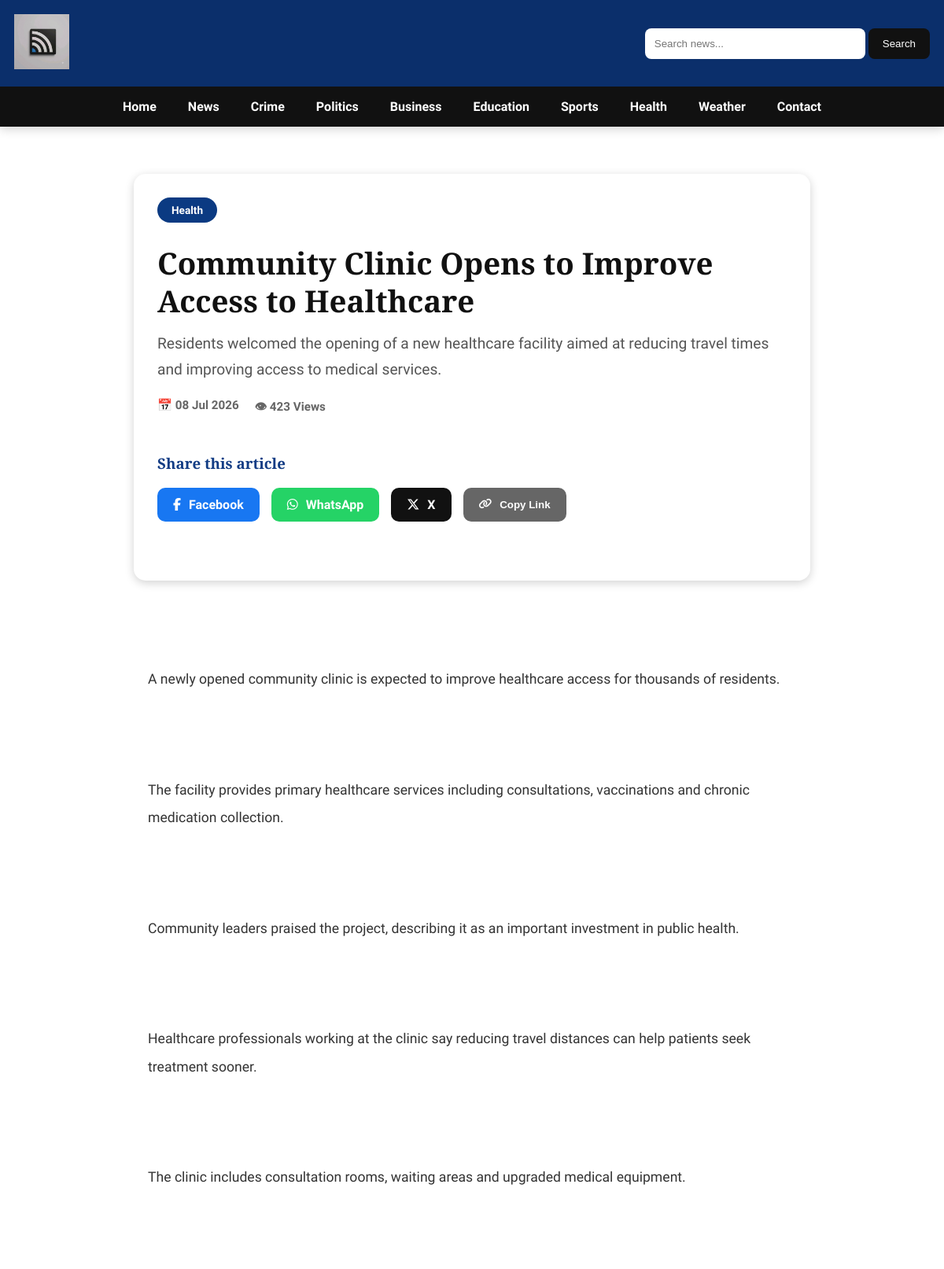
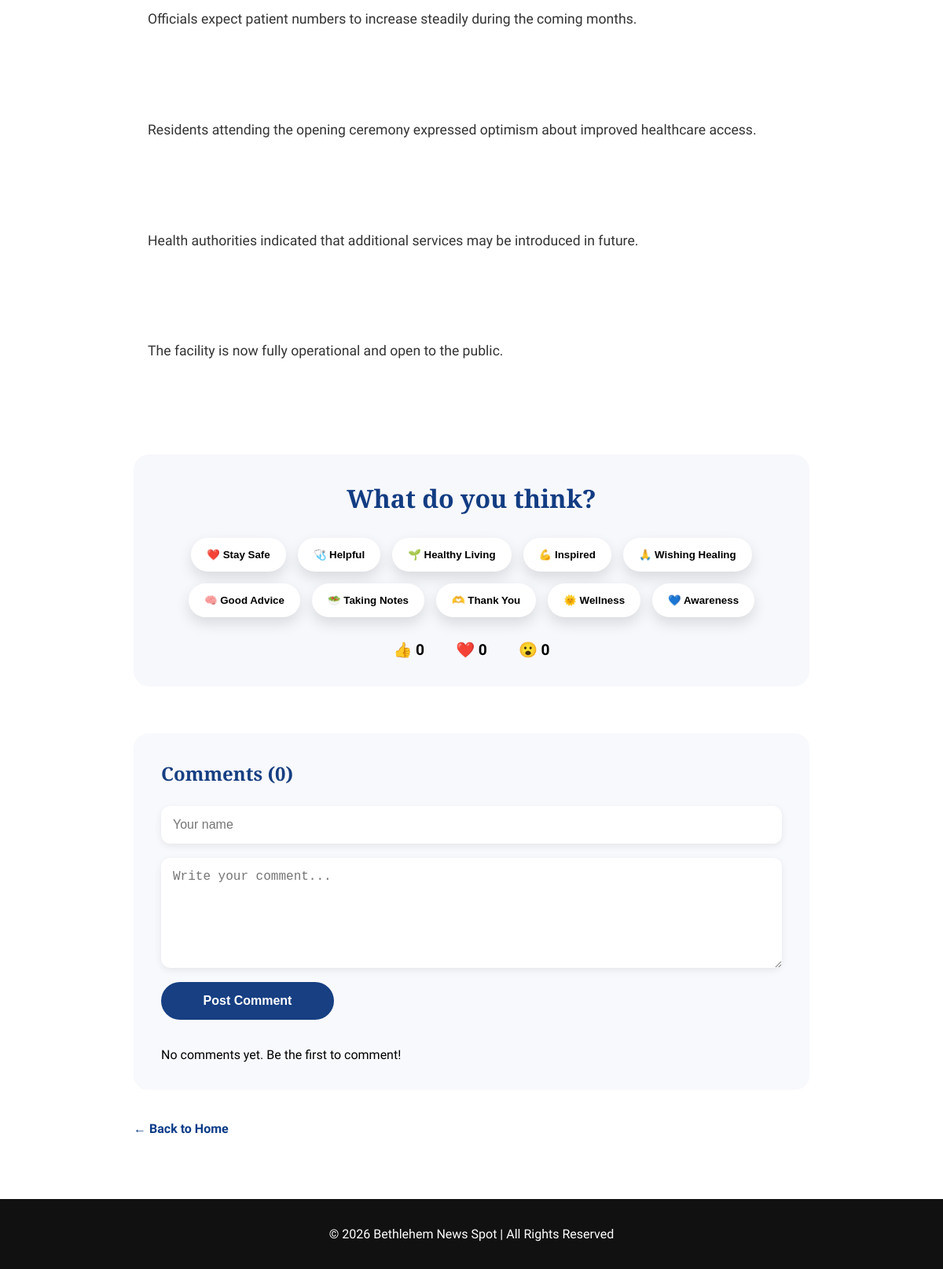
Page /article/4 on the earlier database version (2 pictures, top to bottom).
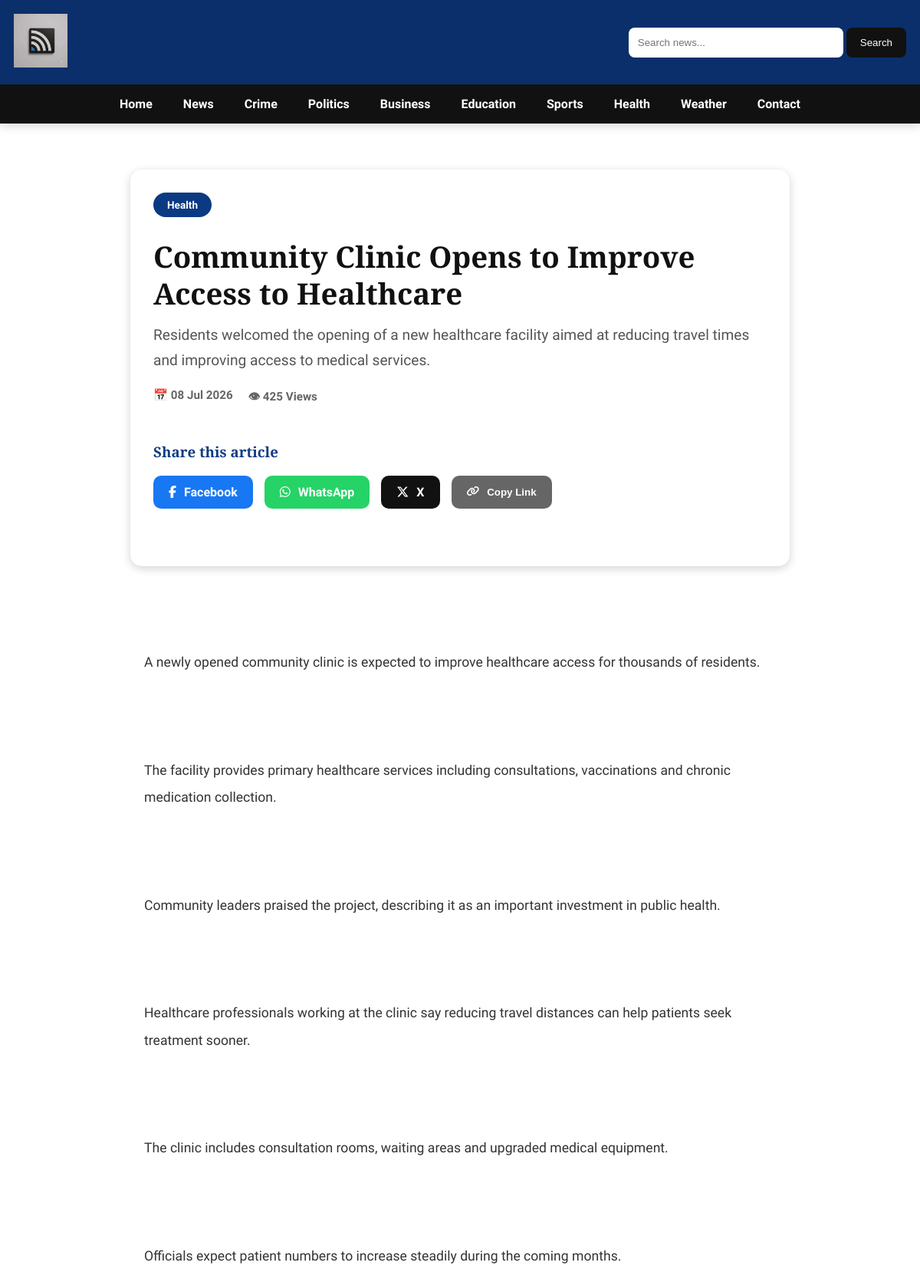
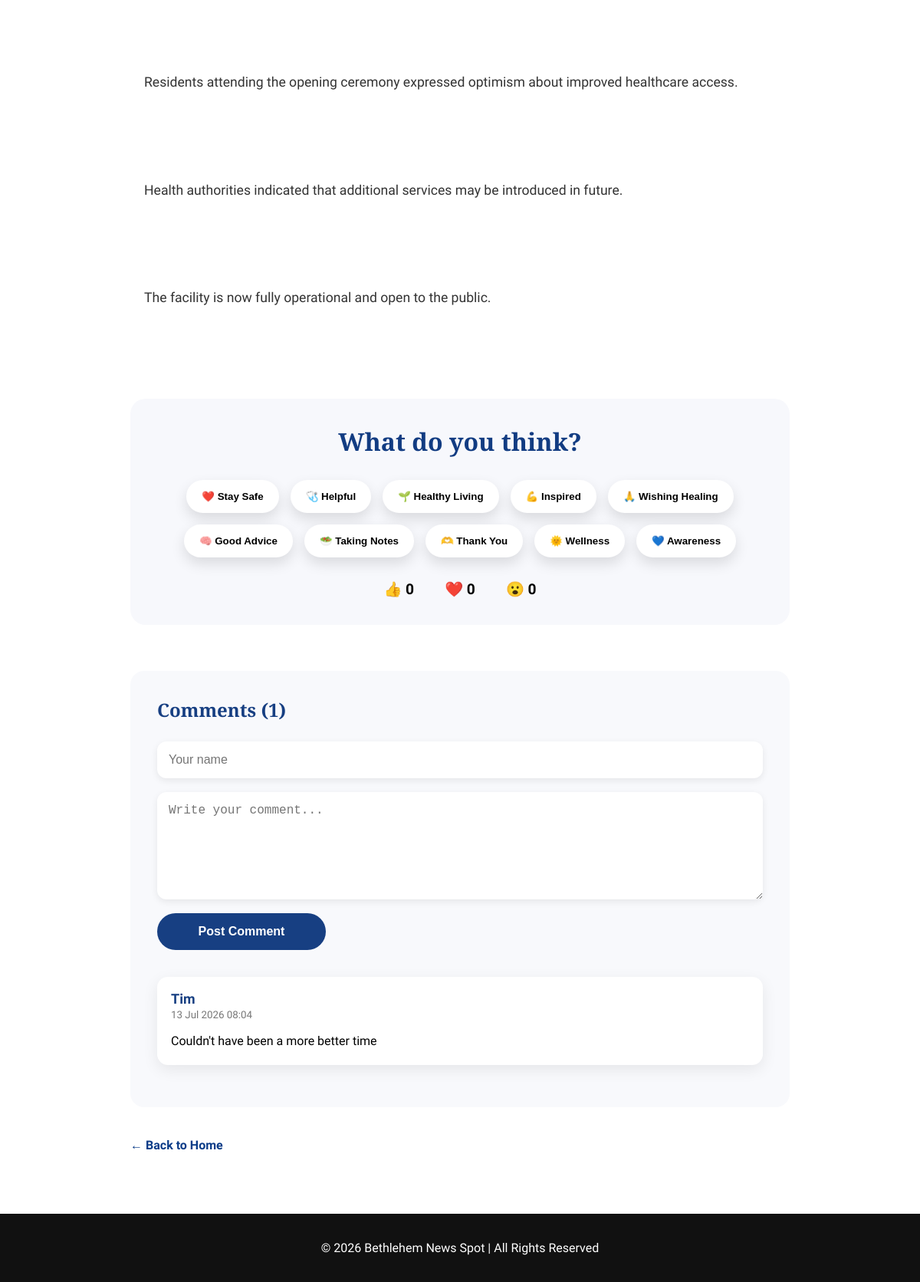
Same page on the later database version (2 pictures, top to bottom).
### models/article.py (models this page shows)
class Article(db.Model):
    __tablename__ = "articles"
    id = db.Column(db.Integer, primary_key=True)
    title = db.Column(db.String(200), nullable=False)
    summary = db.Column(db.String(500), nullable=False)
    content = db.Column(db.Text, nullable=False)
    category = db.Column(db.String(100), nullable=False)
    author = db.Column(db.String(100), nullable=False)
    image = db.Column(db.String(255))
    published = db.Column(
    db.Boolean,
    default=False
)
    breaking = db.Column(db.Boolean, default=False)
    featured = db.Column(db.Boolean, default=False)
    views = db.Column(db.Integer, default=0)
    likes = db.Column(db.Integer, default=0)
    loves = db.Column(db.Integer, default=0)
    wows = db.Column(db.Integer, default=0)
    created_at = db.Column(db.DateTime, default=datetime.utcnow)

### models/comment.py (models this page shows)
class Comment(db.Model):
    __tablename__ = "comments"
    id = db.Column(
        db.Integer,
        primary_key=True
    )
    article_id = db.Column(
        db.Integer,
        db.ForeignKey("articles.id"),
        nullable=False
    )
    name = db.Column(
        db.String(100),
        nullable=False
    )
    content = db.Column(
        db.Text,
        nullable=False
    )
    created_at = db.Column(
        db.DateTime,
        default=datetime.utcnow
    )
    article = db.relationship(
        "Article",
        backref=db.backref(
            "comments",
            lazy=True,
            cascade="all, delete-orphan"
        )
    )

### routes/articles.py (the view)
@articles_bp.route("/article/<int:article_id>")
def article(article_id):
    article = get_article_by_id(article_id)
    if article is None:
        abort(404)
    increase_views(article)
    related_articles = get_related_articles(article)
    comments = get_comments_for_article(article.id)
    reactions = get_reactions(article.category)
    return render_template(
        "article.html",
        article=article,
        related_articles=related_articles,
        comments=comments,
        reactions=reactions,
    )

### services/article_service.py (called while the page is built)
def get_article_by_id(article_id):
    return db.session.get(Article, article_id)

def increase_views(article):
    article.views += 1
    db.session.commit()

def get_related_articles(article, limit=3):
    return (
        Article.query
        .filter(
            Article.category == article.category,
            Article.id != article.id
        )
        .limit(limit)
        .all()
    )

### services/comment_service.py (called while the page is built)
def get_comments_for_article(article_id):
    return (
        Comment.query
        .filter_by(article_id=article_id)
        .order_by(Comment.created_at.desc())
        .all()
    )

### services/reaction_service.py (called while the page is built)
def get_reactions(category):
    return REACTIONS.get(
        category,
        REACTIONS["default"]
    )

### templates/article.html (shortened to what this page needs)
{% extends "base.html" %}
{% block content %}
<article class="article-page">
    <header class="article-header">
    <span class="news-category">
        {{ article.category }}
    </span>
    <h1 class="article-title">
        {{ article.title }}
    </h1>
    <p class="article-summary">
        {{ article.summary }}
    </p>
    <div class="article-info">
        {% if article.created_at %}
        <span>📅 {{ article.created_at.strftime('%d %b %Y') }}</span>
        {% endif %}
        <span>👁 {{ article.views }} Views</span>
    </div>
<div class="share-section">
    <h3>Share this article</h3>
    <div class="share-buttons">
        <a
            class="share-btn facebook"
            href="https://www.facebook.com/sharer/sharer.php?u={{ request.url }}"
            target="_blank">
            <i class="fab fa-facebook-f"></i>
            Facebook
        </a>
        <a
            class="share-btn whatsapp"
            href="https://wa.me/?text={{ article.title }} {{ request.url }}"
            target="_blank">
            <i class="fab fa-whatsapp"></i>
            WhatsApp
        </a>
        <a
            class="share-btn twitter"
            href="https://twitter.com/intent/tweet?text={{ article.title }}&url={{ request.url }}"
            target="_blank">
            <i class="fab fa-x-twitter"></i>
            X
        </a>
        <button
            class="share-btn copy-link"
            onclick="copyArticleLink()">
            <i class="fa-solid fa-link"></i>
            Copy Link
        </button>
    </div>
</div>
</header>
    <div class="article-content">
        {{ article.content|replace('\n','<br><br>')|safe }}
    </div>
<div class="reaction-section">
    <h2>What do you think?</h2>
    <div class="reaction-grid">
{% for reaction in reactions %}
<button class="meme-btn">
{{ reaction }}
</button>
{% endfor %}
</div>
    <div class="reaction-counts">
        <p>
            👍 <span id="like-count">{{ article.likes }}</span>
        </p>
        <p>
            ❤️ <span id="love-count">{{ article.loves }}</span>
        </p>
        <p>
            😮 <span id="wow-count">{{ article.wows }}</span>
        </p>
    </div>
</div>
<section class="comment-section">
    <h2>Comments ({{ comments|length }})</h2>
    <form
        method="POST"
        action="{{ url_for('articles.add_comment', article_id=article.id) }}">
        <input
            type="text"
            name="name"
            placeholder="Your name"
            required>
        <textarea
            name="content"
            rows="5"
            placeholder="Write your comment..."
            required></textarea>
        <button type="submit">
            Post Comment
        </button>
    </form>
    {% if comments %}
        {% for comment in comments %}
        <div class="comment">
            <strong>{{ comment.name }}</strong>
            <small>
                {{ comment.created_at.strftime('%d %b %Y %H:%M') }}
            </small>
            <p>
                {{ comment.content }}
            </p>
        </div>
        {% endfor %}
    {% else %}
        <p>No comments yet. Be the first to comment!</p>
    {% endif %}
</section>
    <div class="article-footer">
        <a class="back-home"
        href="{{ url_for('home.index') }}">
            ← Back to Home
        </a>
    </div>
</article>
{% endblock %}

### templates/base.html (shortened to what this page needs)
<!DOCTYPE html>
<html lang="en">
<head>
    <link rel="stylesheet" href="{{ url_for('static', filename='css/main.css') }}">
    <link rel="stylesheet"
          href="https://cdnjs.cloudflare.com/ajax/libs/font-awesome/6.5.2/css/all.min.css">
    <link rel="stylesheet"
href="{{ url_for('static', filename='css/homepage.css') }}">
    <link rel="stylesheet"
href="{{ url_for('static', filename='css/article.css') }}">
</head>
<body>
    <header>
        <div class="top-bar">
            <div class="logo">
                <img src="{{ url_for('static', filename='images/logo.png') }}"
                     alt="Bethlehem News Spot">
            </div>
            <div class="search-box">
<form action="{{ url_for('articles.search') }}" method="GET">
    <input
        type="text"
        name="q"
        placeholder="Search news..."
    >
    <button type="submit">
        Search
    </button>
</form>
            </div>
        </div>
        <nav id="main-nav">
            <a href="/">Home</a>
            <a href="/news">News</a>
            <a href="/crime">Crime</a>
            <a href="/politics">Politics</a>
            <a href="/business">Business</a>
            <a href="/education">Education</a>
            <a href="/sports">Sports</a>
            <a href="/health">Health</a>
            <a href="/weather">Weather</a>
            <a href="/contact">Contact</a>
        </nav>
    </header>
    <main>
        {% block content %}
        {% endblock %}
    </main>
    <footer>
        <p>
            © 2026 Bethlehem News Spot | All Rights Reserved
        </p>
    </footer>
</body>
</html>

### static/css/main.css (style rules this page uses)
* { margin:0; padding:0; box-sizing:border-box; }
body { font-family:'Source Sans 3',sans-serif; }
header { background:#0b2f6b; color:white; box-shadow:0 3px 12px rgba(0,0,0,.18); }
.top-bar { max-width:1300px; margin:auto; display:flex; justify-content:space-between; align-items:center; padding:18px; }
.logo img { height:70px; }
.search-box { display:flex; gap:8px; }
.search-box input { width:280px; padding:12px; border:none; border-radius:8px; }
.search-box button { background:#111; color:white; border:none; border-radius:8px; padding:12px 18px; cursor:pointer; }
nav { background:#111; display:flex; justify-content:center; flex-wrap:wrap; }
nav a { color:white; text-decoration:none; padding:18px; font-weight:600; transition:.3s; }
footer { background:#111; color:white; text-align:center; padding:35px; margin-top:60px; }
h1, h2, h3, h4, .section-title, .main-story h1, .side-card h3, .news-card h3 { font-family:'Merriweather',serif; font-weight:700; line-height:1.3; }
a { text-decoration:none; }
#main-nav { display:flex; justify-content:center; gap:24px; flex-wrap:wrap; }
#main-nav a { color:white; text-decoration:none; font-weight:600; padding:16px 8px; transition:.3s; }

### static/css/homepage.css (style rules this page uses)
.article-content { padding:18px; }
.news-category { display:inline-block; background:#0B3C88; color:#fff; padding:5px 12px; border-radius:40px; font-size:.75rem; font-weight:bold; margin-bottom:12px; }

### static/css/article.css (style rules this page uses)
.article-page { max-width:900px; margin:40px auto; padding:20px; }
.article-title { font-family:'Merriweather',serif; font-size:2.4rem; line-height:1.25; color:#111; margin:15px 0; }
.article-summary { font-size:1.2rem; color:#555; margin-bottom:20px; line-height:1.7; }
.article-info { display:flex; gap:20px; flex-wrap:wrap; color:#666; font-size:.95rem; font-weight:600; }
.article-content { font-size:1.1rem; line-height:2; color:#333; }
.back-home { display:inline-block; margin-top:40px; color:#0B3C88; text-decoration:none; font-weight:bold; }
.article-header { background:white; padding:30px; border-radius:15px; margin-bottom:20px; }
.news-category { display:inline-block; background:#0b3a82; color:white; padding:8px 18px; border-radius:40px; font-weight:bold; font-size:.85rem; }
.share-section { margin:45px 0; }
.share-section h3 { margin-bottom:18px; color:#123c84; }
.share-buttons { display:flex; flex-wrap:wrap; gap:15px; }
.share-btn { display:inline-flex; align-items:center; gap:10px; padding:12px 20px; border:none; border-radius:10px; text-decoration:none; color:white; cursor:pointer; font-weight:bold; transition:.3s; }
.facebook { background:#1877F2; }
.whatsapp { background:#25D366; }
.twitter { background:#111; }
.copy-link { background:#666; }
.reaction-section { margin-top:60px; padding:35px; background:#f7f8fc; border-radius:20px; text-align:center; }
.reaction-section h2 { color:#123c82; font-size:2rem; margin-bottom:30px; }
.reaction-counts { margin-top:30px; display:flex; justify-content:center; gap:40px; flex-wrap:wrap; }
.reaction-counts p { font-size:1.2rem; font-weight:bold; }
.comment-section { margin-top:60px; padding:35px; background:#f8f9fc; border-radius:18px; }
.comment-section h2 { color:#173f82; margin-bottom:25px; }
.comment-section form { display:flex; flex-direction:column; gap:18px; margin-bottom:35px; }
.comment-section input { width:100%; padding:15px; border:none; border-radius:12px; font-size:16px; box-shadow:0 3px 10px rgba(0,0,0,.08); }
.comment-section textarea { width:100%; min-height:140px; padding:15px; resize:vertical; border:none; border-radius:12px; font-size:16px; box-shadow:0 3px 10px rgba(0,0,0,.08); }
.comment-section button { width:220px; padding:15px; background:#173f82; color:white; border:none; border-radius:50px; font-size:16px; font-weight:bold; cursor:pointer; transition:.3s; }
.comment { background:white; border-radius:14px; padding:18px; margin-bottom:20px; box-shadow:0 6px 20px rgba(0,0,0,.08); }
.comment strong { display:block; color:#173f82; font-size:18px; }
.comment small { color:#777; }
.comment p { margin-top:12px; line-height:1.7; }
.reaction-grid { display:flex; flex-wrap:wrap; gap:15px; justify-content:center; }
.meme-btn { padding:14px 20px; border:none; border-radius:40px; background:white; font-weight:bold; cursor:pointer; box-shadow:0 8px 18px rgba(0,0,0,.12); transition:.25s; }

Differences in the rows shown:
changed Article "Community Clinic Opens to Improve Access to Healthcare": views "423" → "425"
added Comment: name "Tim", created_at "13 Jul 2026 08:04", content "Couldn't have been a more better time"
Other differences:
{{ comments|length }}: "0" → "1"
text no longer shown: "No comments yet. Be the first to comment!"
